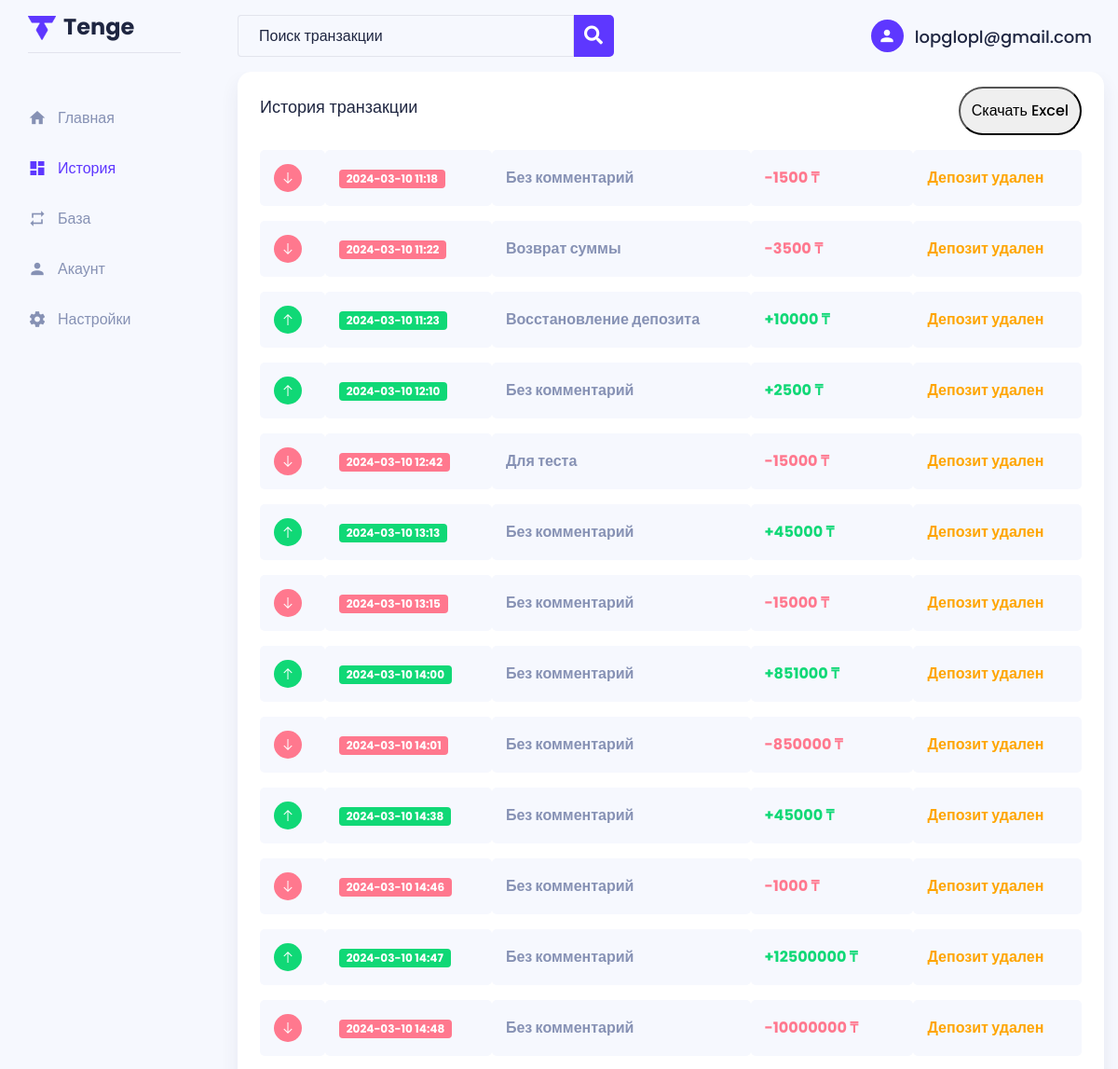
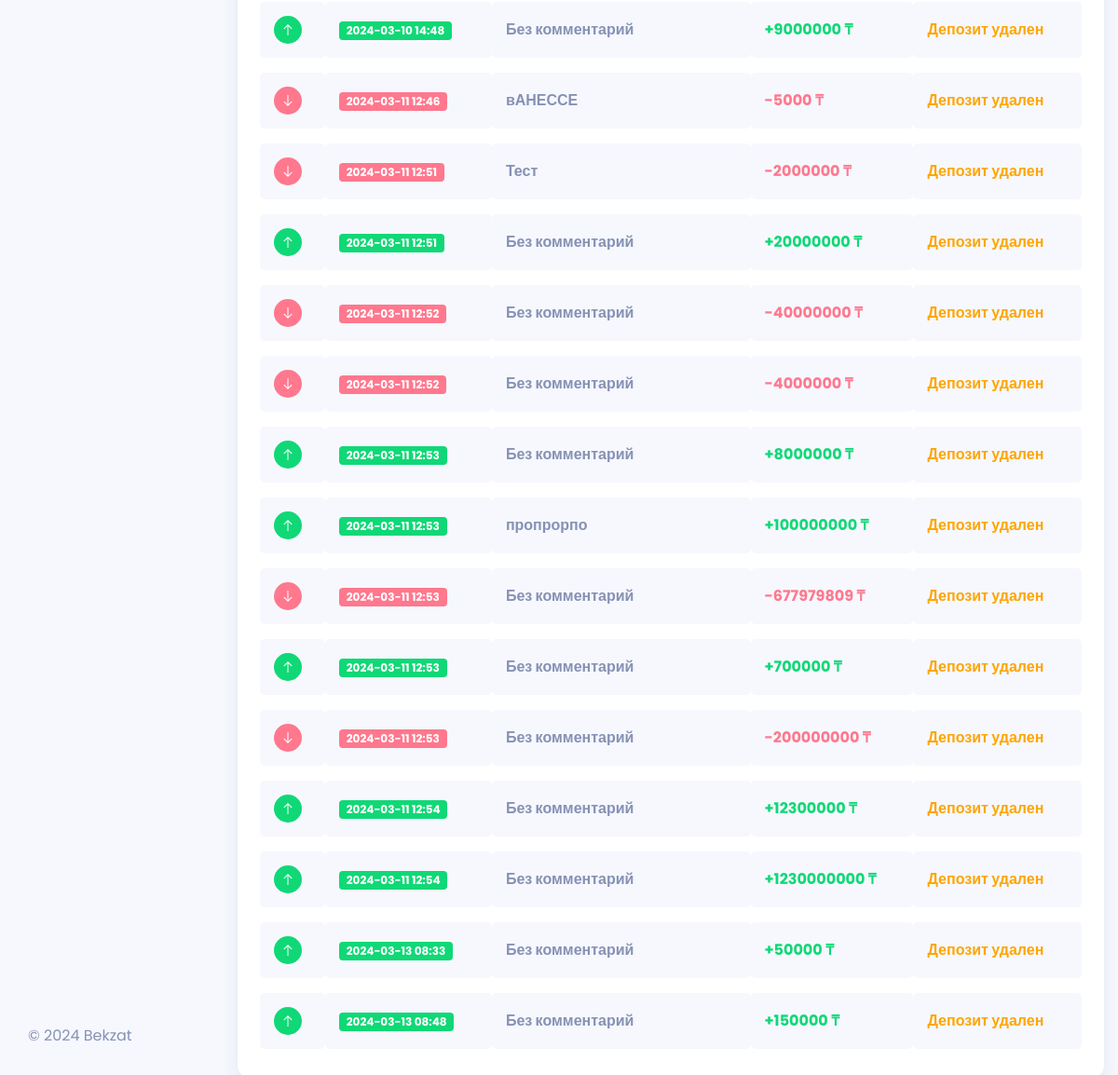
Screenshot of /history (signed in) with the database file from the repository (2 pictures, top to bottom).
### tables this page shows
CREATE TABLE `users` (
  `id` int(11) NOT NULL,
  `name` varchar(255) NOT NULL,
  `email` varchar(255) NOT NULL,
  `password` varchar(255) NOT NULL,
  `phone` varchar(50) DEFAULT NULL,
  `create` varchar(50) DEFAULT NULL,
  `last` varchar(50) DEFAULT NULL,
  `addres` varchar(255) DEFAULT NULL,
  `city` varchar(50) DEFAULT NULL,
  `country` varchar(255) DEFAULT NULL
);

CREATE TABLE `history` (
  `id` int(11) NOT NULL,
  `uid` int(11) NOT NULL,
  `did` int(11) NOT NULL,
  `type` varchar(50) NOT NULL,
  `summa` int(20) NOT NULL,
  `comment` varchar(255) DEFAULT NULL,
  `time` varchar(50) NOT NULL
);

### ectr/config.php (called while the page is built, shortened)
<?php
$routes_ectr = [];
 ?>

### index.php (called while the page is built, shortened)
<?php
require_once "ectr/main.php";
Router::on();
?>

### view/history.php (the view, shortened to what this page needs)
<!DOCTYPE html>
<html lang="ru">
<head>
    <link rel="stylesheet" href="public/plugins/owlcarousel/css/owl.carousel.min.css">
    <link rel="stylesheet" href="public/plugins/venobox/venobox.min.css">
    <link rel="stylesheet" href="public/css/style.css">
</head>
<body>
<div class="main-wrapper">
<?php
require_once "view/block/nav.php";
?>
    <div class="content-body">
    <div class="container">
      <div class="row">
        <div class="col-xl-12">
          <div class="card table-card border-0 rounded-default px-4 py-3 box-shadow">
            <div class="card-header bg-transparent border-0 p-0">
              <h5 class="card-title border-0 p-0 pb-2">История транзакции</h5>
              <button id="downloadBtn">Скачать Excel</button>
            </div>
            <div class="card-body p-0">
              <table id="myTable">
                <tbody>
                  <?php
                      $deposit  = $GLOBALS['connect']->query("SELECT * FROM `deposit` WHERE `uid` = '".$_SESSION['user']['id']."'");
                      foreach($deposit as $dep){
                        $depo[$dep['id']] = $dep['name'];
                      }
                      $history  = $GLOBALS['connect']->query("SELECT * FROM `history` WHERE `uid` = '".$_SESSION['user']['id']."' ".(isset($_GET['s'])?"AND `comment` LIKE '%".$_GET['s']."%'":"")."");
                      foreach($history as $row){
                        if($row['type']=='minus'){
                          ?>
                            <tr>
                              <td data-label="Arrow Icon"><i class="la la-arrow-down fa-md rounded-circle text-white bg-danger"></i></td>
                              <td data-label="Badge"><span class="badge inline-flex align-items-center bg-danger text-white"><?=$row['time']?></span></td>
                              <td data-label="Card"><span class="text-purple-200 fw-bold"><?=$row['comment']?></span></td>
                              <td data-label="Amout BTC"><span class="text-danger fw-bold">-<?=$row['summa']?> ₸ </span></td>
                              <td data-label="Amout USD"><span class="text-purple-200 fw-bold"><?=($depo[$row['did']]!=''?$depo[$row['did']]:'<span style="color: orange;">Депозит удален</span>')?></span></td>
                            </tr>
                          <?php
                        }
                        else{
                          ?>
                            <tr>
                              <td scope="row" data-label="Arrow Icon"><i class="la la-arrow-up fa-md rounded-circle text-white bg-success"></i></td>
                              <td data-label="Badge"><span class="badge inline-flex align-items-center bg-success text-white"><?=$row['time']?></span></td>
                              <td data-label="Card"><span class="text-purple-200 fw-bold"><?=$row['comment']?></span></td>
                              <td data-label="Amout BTC"><span class="text-success fw-bold">+<?=$row['summa']?> ₸ </span></td>
                              <td data-label="Amout USD"><span class="text-purple-200 fw-bold"><?=($depo[$row['did']]!=''?$depo[$row['did']]:'<span style="color: orange;">Депозит удален</span>')?></span></td>
                            </tr>
                          <?php
                        }
                      }
                  ?>
                </tbody>
              </table>
            </div>
          </div>
        </div>
      </div>
    </div>
  </div>
  </section>
</div>
</body>
</html>

### ectr/main.php (shortened to what this page needs)
<?php
require_once "config.php";
class DBC {
	public static function select($table, $index, $index2, $data='a'){
    $connect = $GLOBALS['connect'];
    if($data != 'a'){
          $querry = mysqli_query($connect, "SELECT * FROM `$table` WHERE `$index` = '$index2'");
          $datas = mysqli_fetch_assoc($querry);
          return $datas["$data"];
    }
    else{
          $querry = mysqli_query($connect, "SELECT * FROM `$table` WHERE `$index` = '$index2'");
          $datas = mysqli_fetch_assoc($querry);
          return $datas;
    }
  }
}
class Router {
	public static function get($link, $path){
		global $routes_ectr;
		$routes_ectr["$link"] = "$path";
	}
	public static function on(){
		global $routes_ectr;
		global $routes_ectr_404;
		$url = $_SERVER['REQUEST_URI'];
		$url = explode('?', $url);
		$url = $url[0];
		if (array_key_exists($url, $routes_ectr)) {
			$handler = $routes_ectr[$url];
			include "view/".$handler;
		} else {
			include $routes_ectr_404;
		}
	}
}
?>

### view/block/nav.php (shortened to what this page needs)
   <?php
   $user = DBC::select('users', 'id', $_SESSION['user']['id']);
   $urlComponents = parse_url($_SERVER['REQUEST_URI']);
   ?>
 <section class="sidebar">
    <nav class="navbar navbar-expand-lg navbar-light flex-nowrap flex-column justify-content-between align-items-start p-0">
        <div class="mb-lg-5 w-100">
            <div class="d-none d-lg-block">
                <a class="navbar-brand d-flex align-items-start mb-5">
                    <img src="public/images/logo.png" alt="" class="mb-2">
                    <span class="fw-bold ms-2">Tenge</span>
                </a>
            </div>
            <div class="collapse navbar-collapse collapse show" id="navbarNavAltMarkup">
              <ul class="navbar-nav flex-row flex-lg-column justify-content-between align-items-center align-items-lg-start">
              <li>
                  <a class="nav-link d-flex align-items-center <?=($urlComponents['path']=='/'?'active':'')?>" href="/" data-tooltip="home" data-placement="top">
                    <i class="mdi mdi-home"></i><div class="nav-text d-none d-md-block">Главная</div>
                  </a>
              </li>
              <li>
                  <a class="nav-link d-flex align-items-center <?=($urlComponents['path']=='/history'?'active':'')?>" href="/history" data-tooltip="history" data-placement="top">
                    <i class="mdi mdi-view-dashboard"></i><div class="nav-text d-none d-md-block">История</div>
                  </a>
              </li>
              <li>
                  <a class="nav-link d-flex align-items-center @@buy-sell <?=($urlComponents['path']=='/buy-sell'?'active':'')?>" href="buy-sell" data-tooltip="exchange" data-placement="top">
                    <i class="mdi mdi-repeat"></i><div class="nav-text d-none d-md-block">База</div>
                  </a>
              </li>
              <li>
                  <a class="nav-link d-flex align-items-center @@accounts <?=($urlComponents['path']=='/accounts'?'active':'')?>" href="accounts" data-tooltip="account" data-placement="top">
                    <i class="mdi mdi-account"></i><div class="nav-text d-none d-md-block">Акаунт</div>
                  </a>
              </li>
              <li>
                  <a class="nav-link d-flex align-items-center @@settings <?=($urlComponents['path']=='/settings'?'active':'')?>" href="settings" data-tooltip="settings" data-placement="top">
                    <i class="mdi mdi-cog"></i></i><div class="nav-text d-none d-md-block">Настройки</div>
                  </a>
              </li>
              </ul>
            </div>
        </div>
        <div class="d-none d-lg-block w-100 pb-5">
            <div class="copyright">
                <p>&copy; <script>document.write(new Date().getFullYear());</script> <a>Bekzat</a></p>
            </div>
        </div>
    </nav>
</section>
  <section class="ms-lg-240 px-lg-4 px-xl-0 mb-100 mb-lg-0">
<div class="navigation-2 d-flex sticky-top px-lg-4 px-xl-0">
  <div class="container">
      <div class="row">
          <div class="col-12 d-flex justify-content-between align-items-center">
            <div class="search-form">
              <form action="history" method="get">
                    <div class="input-group">
                      <input type="text" placeholder="Поиск транзакции" value="<?=(isset($_GET['s'])?$_GET['s']:"")?>" name="s" class="form-control">
                      <div class="input-group-append  d-flex">
                          <button class="">
                              <span class="input-text"><i class="fa fa-search"></i></span>
                          </button>
                      </div>
                  </div>
              </form>
            </div>
            <div class="d-flex align-items-center">
                <div class="dropdown text-center text-sm-start">
                    <button class="btn dropdown-toggle" type="button" id="dropdownMenuButton2" data-bs-toggle="dropdown">
                        <span class="user-icon rounded-circle text-white"><i class="mdi mdi-account"></i></span>
                        <span class="user-name fw-medium ms-2 d-none d-sm-inline-block"><?=$user['email']?></span>
                    </button>
                </div>
            </div>
          </div>
      </div>
  </div>
</div>

### rows the page displays
users: email "lopglopl@gmail.com"
history: time "2024-03-10 11:18", comment "Без комментарий", summa "1500", did "Депозит удален"
history: time "2024-03-10 11:22", comment "Возврат суммы", summa "3500", did "Депозит удален"
history: time "2024-03-10 11:23", comment "Восстановление депозита", summa "10000", did "Депозит удален"
history: time "2024-03-10 12:10", comment "Без комментарий", summa "2500", did "Депозит удален"
history: time "2024-03-10 12:42", comment "Для теста", summa "15000", did "Депозит удален"
history: time "2024-03-10 13:13", comment "Без комментарий", summa "45000", did "Депозит удален"
history: time "2024-03-10 13:15", comment "Без комментарий", summa "15000", did "Депозит удален"
history: time "2024-03-10 14:00", comment "Без комментарий", summa "851000", did "Депозит удален"
history: time "2024-03-10 14:01", comment "Без комментарий", summa "850000", did "Депозит удален"
history: time "2024-03-10 14:38", comment "Без комментарий", summa "45000", did "Депозит удален"
history: time "2024-03-10 14:46", comment "Без комментарий", summa "1000", did "Депозит удален"
history: time "2024-03-10 14:47", comment "Без комментарий", summa "12500000", did "Депозит удален"
history: time "2024-03-10 14:48", comment "Без комментарий", summa "10000000", did "Депозит удален"
history: time "2024-03-10 14:48", comment "Без комментарий", summa "9000000", did "Депозит удален"
history: time "2024-03-11 12:46", comment "вАНЕССЕ", summa "5000", did "Депозит удален"
history: time "2024-03-11 12:51", comment "Тест", summa "2000000", did "Депозит удален"
history: time "2024-03-11 12:51", comment "Без комментарий", summa "20000000", did "Депозит удален"
history: time "2024-03-11 12:52", comment "Без комментарий", summa "40000000", did "Депозит удален"
history: time "2024-03-11 12:52", comment "Без комментарий", summa "4000000", did "Депозит удален"
history: time "2024-03-11 12:53", comment "Без комментарий", summa "8000000", did "Депозит удален"
history: time "2024-03-11 12:53", comment "пропрорпо", summa "100000000", did "Депозит удален"
history: time "2024-03-11 12:53", comment "Без комментарий", summa "677979809", did "Депозит удален"
history: time "2024-03-11 12:53", comment "Без комментарий", summa "700000", did "Депозит удален"
history: time "2024-03-11 12:53", comment "Без комментарий", summa "200000000", did "Депозит удален"
history: time "2024-03-11 12:54", comment "Без комментарий", summa "12300000", did "Депозит удален"
history: time "2024-03-11 12:54", comment "Без комментарий", summa "1230000000", did "Депозит удален"
history: time "2024-03-13 08:33", comment "Без комментарий", summa "50000", did "Депозит удален"
history: time "2024-03-13 08:48", comment "Без комментарий", summa "150000", did "Депозит удален"
